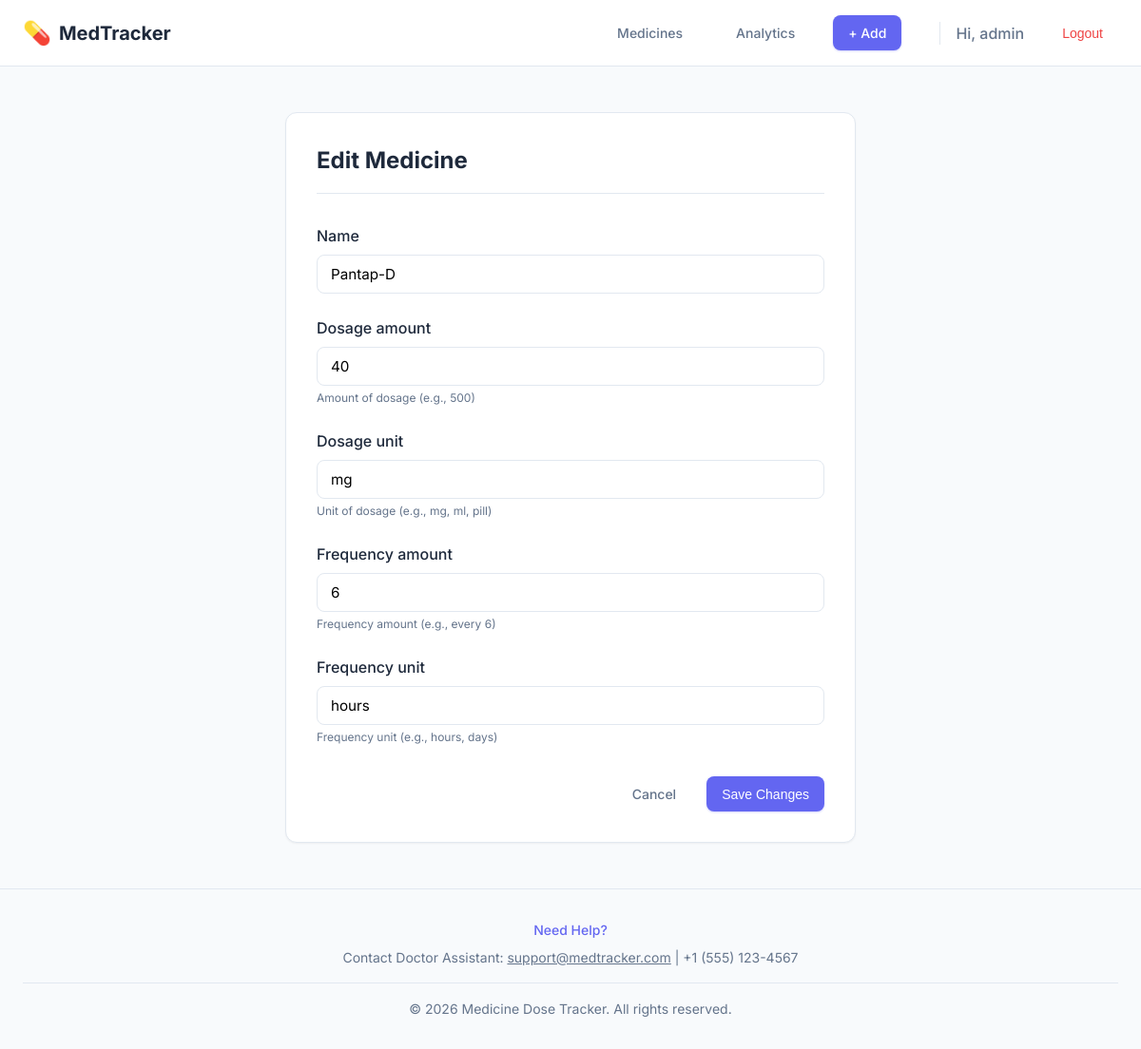
/medicines/7/edit/ (signed in), run on the app's committed database.
### medicines/models.py (models this page shows, shortened)
class Medicine(models.Model):
    user = models.ForeignKey(User, on_delete=models.CASCADE, related_name='medicines')
    name = models.CharField(max_length=200)
    dosage_amount = models.PositiveIntegerField(help_text="Amount of dosage (e.g., 500)")
    dosage_unit = models.CharField(max_length=50, help_text="Unit of dosage (e.g., mg, ml, pill)")
    frequency_amount = models.PositiveIntegerField(help_text="Frequency amount (e.g., every 6)")
    frequency_unit = models.CharField(max_length=50, help_text="Frequency unit (e.g., hours, days)")
    time_of_day = models.TimeField(help_text="Time to take the medicine", null=True, blank=True)
    created_at = models.DateTimeField(auto_now_add=True)

### medicines/views.py (the view)
# urls.py: path('<int:pk>/edit/', MedicineUpdateView.as_view(), name='medicine_edit'),
class MedicineUpdateView(LoginRequiredMixin, UpdateView):
    model = Medicine
    form_class = MedicineForm
    template_name = 'medicines/medicine_form.html'
    success_url = reverse_lazy('medicine_list')
    def get_queryset(self):
        return Medicine.objects.filter(user=self.request.user)

### medicines/forms.py
class MedicineForm(forms.ModelForm):
    class Meta:
        model = Medicine
        fields = ['name', 'dosage_amount', 'dosage_unit', 'frequency_amount', 'frequency_unit']
        widgets = {
            'name': forms.TextInput(attrs={'class': 'form-control'}),
            'dosage_amount': forms.NumberInput(attrs={'class': 'form-control'}),
            'dosage_unit': forms.TextInput(attrs={'class': 'form-control'}),
            'frequency_amount': forms.NumberInput(attrs={'class': 'form-control'}),
            'frequency_unit': forms.TextInput(attrs={'class': 'form-control'}),
        }

### templates/medicines/medicine_form.html (shortened to what this page needs)
{% extends 'base.html' %}
{% block content %}
<div style="max-width: 600px; margin: 0 auto;">
    <div class="card">
        <h2 style="margin-bottom: 2rem; padding-bottom: 1rem; border-bottom: 1px solid var(--border-color);">
            {% if form.instance.pk %}Edit Medicine{% else %}Add New Medicine{% endif %}
        </h2>
        <form method="post">
            {% for field in form %}
            <div class="form-group">
                <label for="{{ field.id_for_label }}" class="form-label">{{ field.label }}</label>
                {{ field }}
                {% if field.help_text %}
                <p class="help-text">{{ field.help_text }}</p>
                {% endif %}
            </div>
            {% endfor %}
            <div class="form-actions" style="justify-content: flex-end;">
                <a href="{% url 'medicine_list' %}" class="btn btn-text">Cancel</a>
                <button type="submit" class="btn btn-primary">
                    {% if form.instance.pk %}Save Changes{% else %}Add Medicine{% endif %}
                </button>
            </div>
        </form>
    </div>
</div>
{% endblock %}

### templates/base.html (shortened to what this page needs)
{% load static %}
<!DOCTYPE html>
<html lang="en">
<head>
    <link rel="stylesheet" href="{% static 'css/style.css' %}">
</head>
<body>
    <header class="app-header">
        <div class="container header-content">
            <a href="{% url 'medicine_list' %}" class="logo">
                <span class="logo-icon">💊</span> MedTracker
            </a>
            <nav class="main-nav">
                {% if user.is_authenticated %}
                <a href="{% url 'medicine_list' %}" class="btn btn-text">Medicines</a>
                <a href="{% url 'medicine_analytics' %}" class="btn btn-text">Analytics</a>
                <a href="{% url 'medicine_add' %}" class="btn btn-primary" style="margin-right: 0.5rem;">+ Add</a>
                <span class="user-greeting"
                    style="border-left: 1px solid var(--border-color); padding-left: 1rem; margin-left: 0.5rem;">Hi,
                    {{user.username}}</span>
                <form action="{% url 'logout' %}" method="post" style="display: inline;">
                    <button type="submit" class="btn btn-text" style="color: var(--danger-color);">Logout</button>
                </form>
                {% else %}
                <a href="{% url 'login' %}" class="btn btn-text">Log in</a>
                <a href="{% url 'signup' %}" class="btn btn-primary">Sign up</a>
                {% endif %}
            </nav>
        </div>
    </header>
    <main class="app-main">
        <div class="container">
            {% block content %}
            {% endblock %}
        </div>
    </main>
    <footer class="app-footer">
        <div class="container">
            <div style="margin-bottom: 1rem;">
                <p style="font-weight: 500; margin-bottom: 0.5rem; color: var(--primary-color);">Need Help?</p>
                <p>Contact Doctor Assistant: <a href="mailto:support@medtracker.com"
                        style="text-decoration: underline;">support@medtracker.com</a> | +1 (555) 123-4567</p>
            </div>
            <p style="border-top: 1px solid var(--border-color); padding-top: 1rem; margin-top: 1rem;">
                &copy; {% now "Y" %} Medicine Dose Tracker. All rights reserved.
            </p>
        </div>
    </footer>
</body>
</html>

### static/css/style.css (style rules this page uses)
:root { --primary-color: #6366f1; --primary-hover: #4f46e5; --bg-color: #f8fafc; --surface-color: #ffffff; --text-primary: #1e293b; --text-secondary: #64748b; --border-color: #e2e8f0; --success-color: #10b981; --danger-color: #ef4444; --shadow-sm: 0 1px 2px 0 rgb(0 0 0 / 0.05); --shadow-md: 0 4px 6px -1px rgb(0 0 0 / 0.1), 0 2px 4px -2px rgb(0 0 0 / 0.1); --radius-md: 0.5rem; --radius-lg: 0.75rem; --font-sans: 'Inter', system-ui, -apple-system, sans-serif; }
* { box-sizing: border-box; margin: 0; padding: 0; }
body { font-family: var(--font-sans); background-color: var(--bg-color); color: var(--text-primary); line-height: 1.5; min-height: 100vh; display: flex; flex-direction: column; }
a { text-decoration: none; color: inherit; transition: color 0.2s; }
.container { max-width: 1200px; margin: 0 auto; padding: 0 1.5rem; }
.app-header { background-color: var(--surface-color); border-bottom: 1px solid var(--border-color); padding: 1rem 0; position: sticky; top: 0; z-index: 10; }
.header-content { display: flex; justify-content: space-between; align-items: center; }
.logo { font-weight: 700; font-size: 1.25rem; color: var(--text-primary); display: flex; align-items: center; gap: 0.5rem; }
.logo-icon { font-size: 1.5rem; }
.main-nav { display: flex; align-items: center; gap: 1.5rem; }
.user-greeting { color: var(--text-secondary); font-weight: 500; }
.btn { display: inline-flex; align-items: center; justify-content: center; padding: 0.5rem 1rem; border-radius: var(--radius-md); font-weight: 500; font-size: 0.875rem; cursor: pointer; border: none; transition: all 0.2s cubic-bezier(0.4, 0, 0.2, 1); transform: scale(1); }
.btn-primary { background-color: var(--primary-color); color: white; box-shadow: 0 1px 2px rgba(99, 102, 241, 0.3); }
.btn-text { background-color: transparent; color: var(--text-secondary); }
.app-main { flex: 1; padding: 3rem 0; }
.card { background-color: var(--surface-color); border-radius: var(--radius-lg); box-shadow: var(--shadow-sm); padding: 2rem; border: 1px solid var(--border-color); transition: all 0.3s ease; }
.form-group { margin-bottom: 1.5rem; }
.form-label { display: block; margin-bottom: 0.5rem; font-weight: 500; color: var(--text-primary); }
.form-control { width: 100%; padding: 0.625rem 0.875rem; border: 1px solid var(--border-color); border-radius: var(--radius-md); font-family: inherit; font-size: 0.95rem; transition: border-color 0.2s; }
.form-actions { margin-top: 2rem; display: flex; gap: 1rem; }
h1, h2, h3 { color: var(--text-primary); margin-bottom: 1.5rem; }
.app-footer { padding: 2rem 0; margin-top: auto; border-top: 1px solid var(--border-color); text-align: center; color: var(--text-secondary); font-size: 0.875rem; }
.help-text { font-size: 0.75rem; color: var(--text-secondary); margin-top: 0.25rem; }

### data on the page
Medicine: form "Pantap-D" "40" "mg" "6" "hours"

### other printed values
{{ user.username }} "admin"
{{ field.label }} "Name" "Dosage amount" "Dosage unit" "Frequency amount" "Frequency unit"
{{ field.help_text }} "Amount of dosage (e.g., 500)" "Unit of dosage (e.g., mg, ml, pill)" "Frequency amount (e.g., every 6)" "Frequency unit (e.g., hours, days)"
